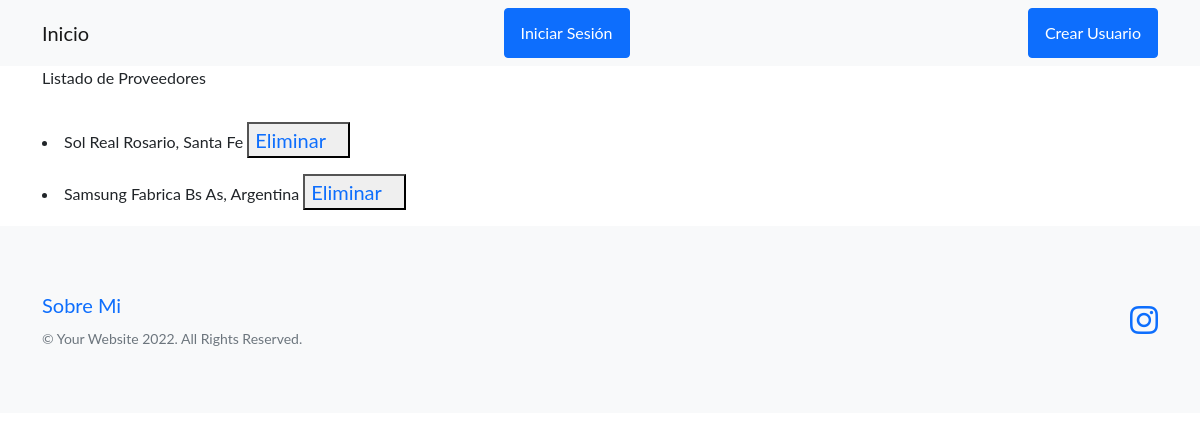
Before: /proveedores/proveedores/ver/ with the older database file.
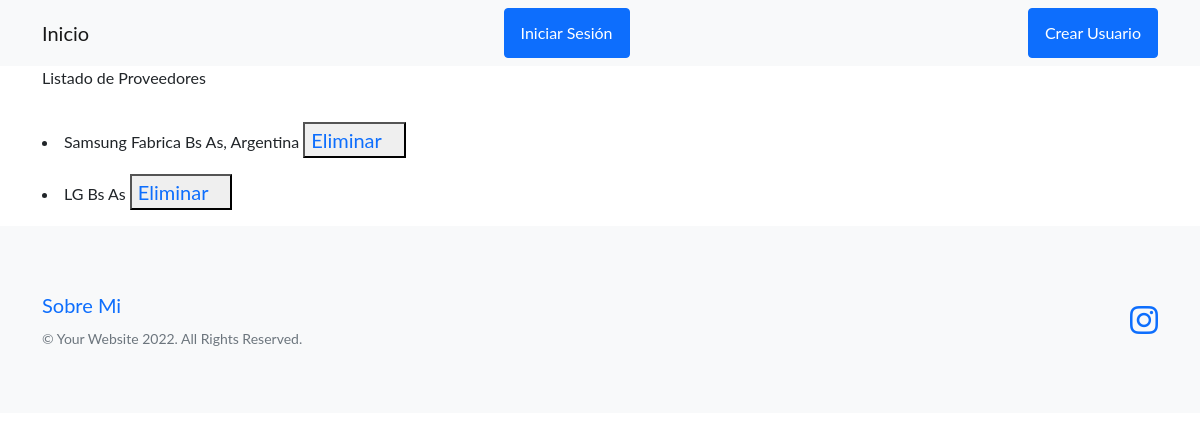
After: the same page with the newer database file.
### proveedores/models.py (models this page shows, shortened)
class proveedores(models.Model):
    razon_social=models.CharField( max_length=20)
    ubicacion=models.CharField( max_length=50)

### proveedores/views.py (the view)
# urls.py: path('proveedores/ver/',views.ver_proveedor, name='ver_proveedor'),
def ver_proveedor(request):
    Mis_Proveedores=proveedores.objects.all()
    return render (request,'proveedores/ver_proveedores.html',{'Mis_Proveedores':Mis_Proveedores} )

### proveedores/templates/proveedores/ver_proveedores.html (shortened to what this page needs)
{% extends 'mercaderia/base.html' %}
{% block Personal %}
<p>Listado de Proveedores</p>
<p>
 {% for proveedores in Mis_Proveedores %}
 <li> {{proveedores.razon_social}} {{proveedores.ubicacion}}
    <button>
        <a class="navbar-brand" href={% url 'eliminar' proveedores.id %}>Eliminar</a>
    </button>
 </li>
</p>
 {% endfor %}
{% endblock Personal %}

### mercaderia/templates/mercaderia/base.html (shortened to what this page needs)
<!DOCTYPE html>
<html lang="en">
    <head>
        {% load static %}
        <link href="https://cdn.jsdelivr.net/npm/bootstrap-icons@1.5.0/font/bootstrap-icons.css" rel="stylesheet" type="text/css" />
        <link href={% static 'css/styles.css'%} rel="stylesheet" />
    </head>
    <body>
         <nav class="navbar navbar-light bg-light static-top">
            <div class="container">
                <a class="navbar-brand" href={% url 'Inicio' %}>Inicio</a>
                {% if request.user.is_authenticated %}
                <a class="navbar-brand" href={% url 'crear_producto' %}>Nuevo Producto</a>
                <a class="navbar-brand" href={% url 'ver_productos' %}>Ver Productos</a>
                <a class="navbar-brand" href={% url 'nuevo_proveedor' %}>Nuevo Proveedor</a>
                <a class="navbar-brand" href={% url 'ver_proveedor' %}>Ver Proveedor</a>
                <a class="btn btn-primary" href={% url 'logout' %}>Cerrar Sesión</a>
                <a class="btn btn-scale" href={% url 'perfil' %}>{{request.user.username}}</a>
                {% else %}
                <a class="btn btn-primary" href={% url 'login' %}>Iniciar Sesión</a>
                <a class="btn btn-primary" href={% url 'registar' %}>Crear Usuario</a>
                {% endif %}
            </div>
        </nav>
        <div class="container">
        {% block Personal %}
        {% endblock Personal %}
        </div>
       <footer class="footer bg-light">
        <div class="container">
            <div class="row">
                <div class="col-lg-6 h-100 text-center text-lg-start my-auto">
                    <ul class="list-inline mb-2">
                        <a class="navbar-brand" href={% url 'sobre_mi' %}>Sobre Mi</a>
                    </ul>
                    <p class="text-muted small mb-4 mb-lg-0">&copy; Your Website 2022. All Rights Reserved.</p>
                </div>
                <div class="col-lg-6 h-100 text-center text-lg-end my-auto">
                    <ul class="list-inline mb-0">
                        <li class="list-inline-item">
                            <a href="https://www.instagram.com/gonzaurcola/"><i class="bi-instagram fs-3"></i></a>
                        </li>
                    </ul>
                </div>
            </div>
        </div>
        </footer>
    </body>
</html>

Changed rows visible on the page:
removed proveedores: razon_social "Sol Real", ubicacion "Rosario, Santa Fe"
added proveedores: razon_social "LG", ubicacion "Bs As"
